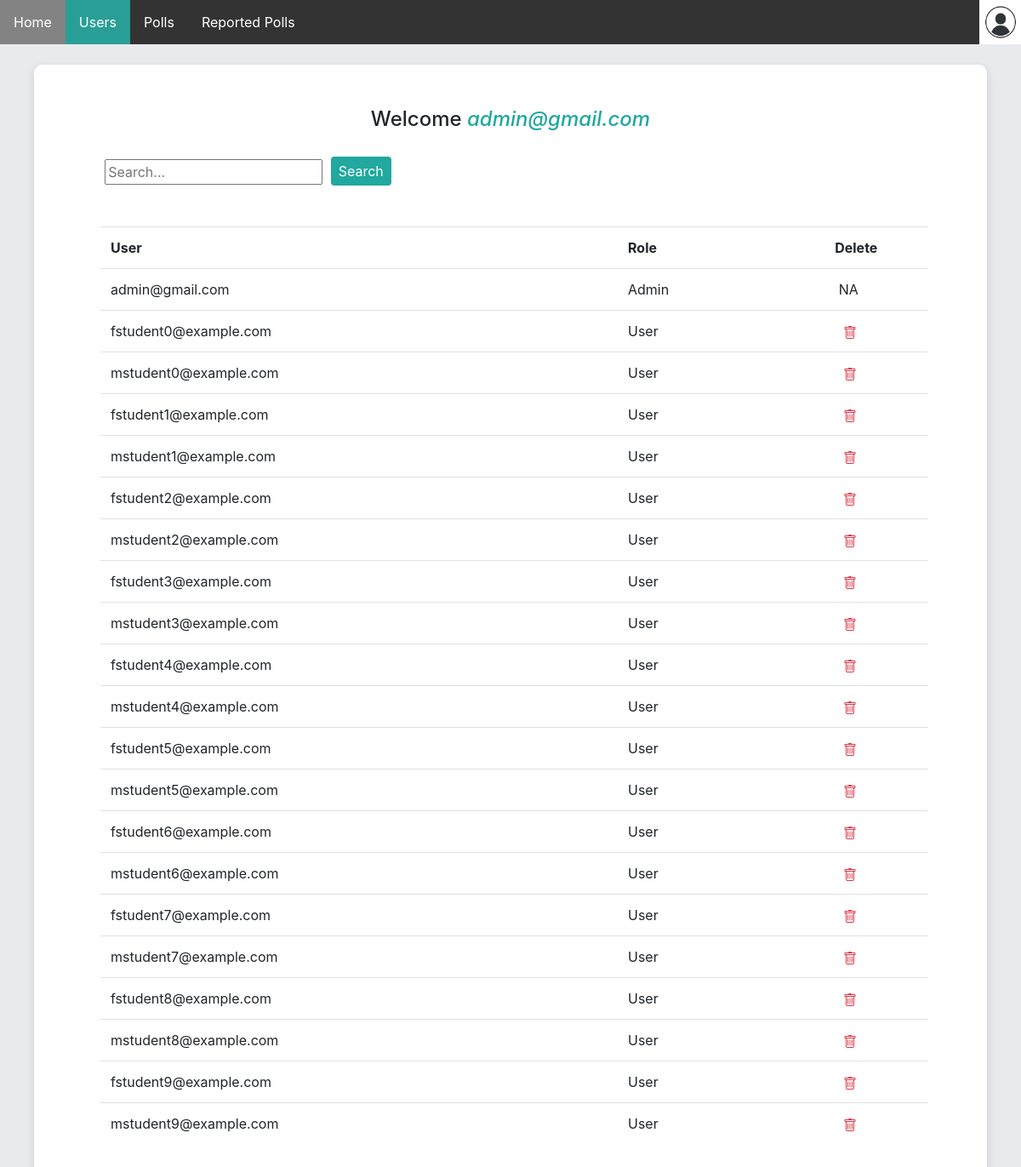
The page /admin (signed in) on the database its author committed.
### app/models.py (models this page shows)
class User(db.Model, UserMixin):
    __tablename__ = 'user'
    id = db.Column(db.Integer, primary_key=True)
    email = db.Column(db.String(500), unique=True, nullable=False)
    password_hash = db.Column(db.String(500), unique=True, nullable=False) # store the hash password
    age=db.Column(db.Integer, nullable=False)
    gender=db.Column(db.String(10), nullable=False)
    is_admin = db.Column(db.Boolean, default=False)
    polls = db.relationship('Poll', backref='creator', lazy=True, cascade="all, delete")
    votes = db.relationship('Vote', backref='voter', lazy=True, cascade="all, delete")
    poll_reports = db.relationship('UserPollReport', backref='user', lazy=True, cascade="all, delete")

### app/routes.py (the view)
@app.route('/admin')
@auth.admin_required
def admin_users():
    users = auth.get_all_users()
    if 'q' in request.args:
        query = request.args.get('q').lower()
        users = [u for u in users if re.search(query, u.email.lower())]
    return render_template("admin_users.html", user=current_user, users=users, page="users")

### app/auth.py (called while the page is built)
def load_user(user_id):
    return User.query.get(int(user_id))

def get_all_users():
    users = User.query.all()
    return users

def admin_required(func):
    @login_required
    @wraps(func) # necessary, because otherwise decorator would change the name of every function it decorates to "wrapper". See https://stackoverflow.com/questions/308999/what-does-functools-wraps-do
    def wrapper(*args, **kwargs):
        if not current_user.is_admin:
            return login_manager.unauthorized()
        return func(*args, **kwargs)
    return wrapper

### app/routes.py (called while the page is built)
@login_manager.user_loader
def load_user(user_id):
    return auth.load_user(user_id)

### app/templates/admin_users.html (shortened to what this page needs)
{% extends 'admin_home.html' %}
{% block wrapper %}
<div class="m-5">
    <table class="table">
        <tr>
            <th scope="col"> User </th>
            <th scope="col"> Role </th>
            <th scope="col"> Delete </th>
        </tr>
        {% for user in users %}
        <tr>
            <td class='col-sm-5'>{{ user.email }}</td>
            {% if user.is_admin %}
                <td class='col-sm-2'>Admin</td>
            {% else %}
                <td class='col-sm-2'>User</td>
            {% endif %}
            <td class="col-sm-1">
            {% if not user.is_admin %}
                <a class="text-danger" onclick="return confirm('Are you sure you want to Delete this User?')" href="{{url_for('admin_delete', user_id=user.id)}}">
                </a>
                {% else %}
                &nbsp;NA
            {% endif %}
            </td>
        </tr>
        {% endfor %}
    </table>
    </div>
{% endblock %}

### app/templates/admin_home.html (shortened to what this page needs)
{% extends "base.html" %}
{% block body %}
<link rel="stylesheet" href="{{ url_for('static', filename='home.css') }}" type="text/css"/>
<ul>
    <li><a id="home" href="{{ url_for('home') }}">Home</a></li>
    <li><a id="users" href="{{ url_for('admin_users') }}">Users</a></li>
    <li><a id="polls" href="{{ url_for('admin_polls') }}">Polls</a></li>
    <li><a id="reports" href="{{ url_for('admin_reported_polls')}}"> Reported Polls</a></li>
    <li style="cursor: pointer; float: right; margin-right: -3px;" class="user">
        <img width="50" height="52" onclick="toggleSidebar()" style="float:right" src="{{ url_for('static', filename='user.jpg')}}">
    </li>
</ul>
<br>
<div class="wrapper">
    <h4 class="welcome">Welcome <i class="username">{{user.email}}</i></h4><br>
    <div style="margin-left: 5.2rem;">
    <form>
        <input type="search-poll" name="q" placeholder="Search...">
        <button type="search-submit" class="btn search-button">Search</button>
    </form>
    </div>
        {% block wrapper %}
        {% endblock %}
</div>
{% endblock %}

### app/static/home.css (style rules this page uses)
body { background: rgb(233, 234, 237); }
ul { list-style-type: none; margin: 0; padding: 0; overflow: hidden; background-color: #333; }
li { float: left; }
li a { display: block; color: white; text-align: center; padding: 14px 16px; text-decoration: none !important; }
.active { background-color: #299E96; }
h2, h5, th, td { cursor: default; }
.welcome { text-align: center; margin-top: 30px; }
table { border-collapse: collapse; margin: 20px; margin-left: 30px; min-width: fit-content; max-width: 95%; }
th, td { text-align: left; padding: 8px; }
td a { color: #299E96; display: block; }
.wrapper { background: #fff; border-radius: 10px; box-shadow: 0px 4px 10px 1px rgba(0, 0, 0, 0.1); display: block; align-items: center; justify-content: center; padding-top: 20px; margin-left: 40px; margin-right: 40px; padding-bottom: 20px; }
.username { color: #21a89f; }
.user { padding-right: 2px; }
.search-button { margin-top: -5px; margin-left: 5px; padding: .25rem .5rem; color:white; background-color: #21a89f; }

### rows shown on the page
User: email "admin@gmail.com", is_admin "Admin"
User: email "fstudent0@example.com", is_admin "User"
User: email "mstudent0@example.com", is_admin "User"
User: email "fstudent1@example.com", is_admin "User"
User: email "mstudent1@example.com", is_admin "User"
User: email "fstudent2@example.com", is_admin "User"
User: email "mstudent2@example.com", is_admin "User"
User: email "fstudent3@example.com", is_admin "User"
User: email "mstudent3@example.com", is_admin "User"
User: email "fstudent4@example.com", is_admin "User"
User: email "mstudent4@example.com", is_admin "User"
User: email "fstudent5@example.com", is_admin "User"
User: email "mstudent5@example.com", is_admin "User"
User: email "fstudent6@example.com", is_admin "User"
User: email "mstudent6@example.com", is_admin "User"
User: email "fstudent7@example.com", is_admin "User"
User: email "mstudent7@example.com", is_admin "User"
User: email "fstudent8@example.com", is_admin "User"
User: email "mstudent8@example.com", is_admin "User"
User: email "fstudent9@example.com", is_admin "User"
User: email "mstudent9@example.com", is_admin "User"
